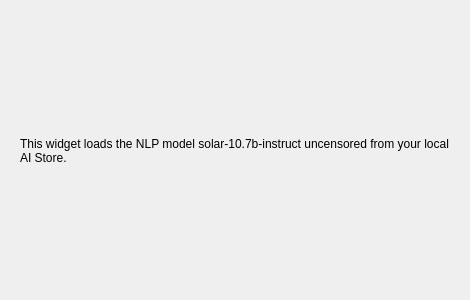
<?xml version="1.0" encoding="UTF-8"?>
<ui version="4.0">
 <class>Form</class>
 <widget class="QWidget" name="Form">
  <property name="geometry">
   <rect>
    <x>0</x>
    <y>0</y>
    <width>470</width>
    <height>300</height>
   </rect>
  </property>
  <property name="windowTitle">
   <string>Form</string>
  </property>
  <widget class="QLabel" name="Description">
   <property name="geometry">
    <rect>
     <x>20</x>
     <y>20</y>
     <width>431</width>
     <height>261</height>
    </rect>
   </property>
   <property name="text">
    <string>This widget loads the NLP model solar-10.7b-instruct uncensored from your local AI Store.</string>
   </property>
   <property name="textFormat">
    <enum>Qt::AutoText</enum>
   </property>
   <property name="alignment">
    <set>Qt::AlignLeading|Qt::AlignLeft|Qt::AlignVCenter</set>
   </property>
   <property name="wordWrap">
    <bool>true</bool>
   </property>
  </widget>
 </widget>
 <resources/>
 <connections/>
</ui>
